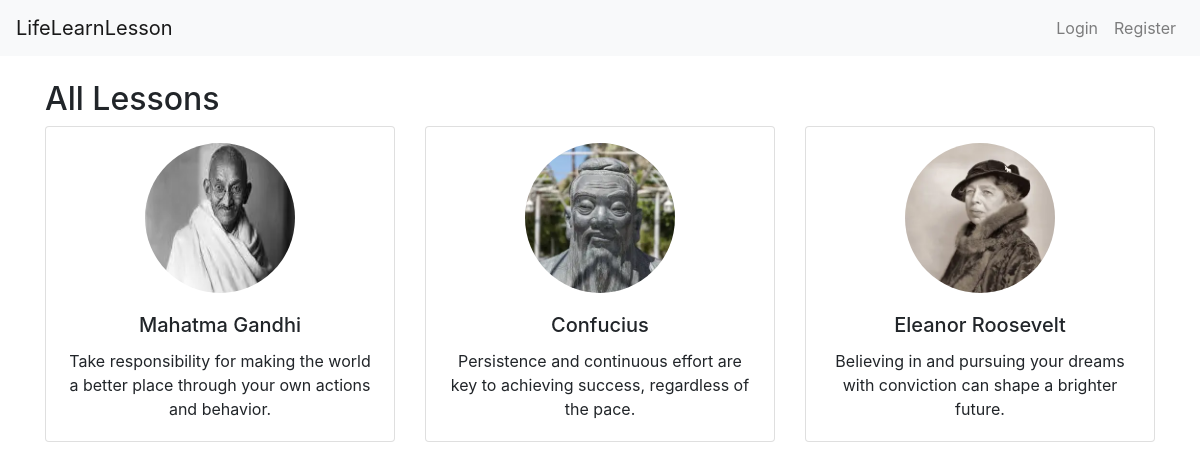
The page / on the database its author committed.
### lessons/models.py (models this page shows, shortened)
class Lesson(models.Model):
    user = models.ForeignKey(User, on_delete=models.CASCADE)
    name = models.CharField(max_length=255)
    description = models.TextField()
    image = models.ImageField(upload_to='lesson_images/')

### lessons/views.py (the view)
# urls.py: path('', views.home, name='home'),
def home(request):
    lessons = Lesson.objects.all()
    return render(request, 'lessons/home.html', {'lessons': lessons})

### lessons/templates/lessons/home.html
{% extends 'lessons/base.html' %}
{% block content %}
<h2>All Lessons</h2>
<div class="row">
    {% for lesson in lessons %}
        <div class="col-md-4">
            <div class="card mb-4">
                <div class="d-flex justify-content-center mt-3">
                    <img class="card-img-top rounded-circle" src="{{ lesson.image.url }}" alt="{{ lesson.name }}" style="width: 150px; height: 150px;">
                </div>
                <div class="card-body text-center">
                    <h5 class="card-title">{{ lesson.name }}</h5>
                    <p class="card-text">{{ lesson.description }}</p>
                </div>
            </div>
        </div>
    {% endfor %}
</div>
{% endblock %}

### lessons/templates/lessons/base.html (shortened to what this page needs)
<!DOCTYPE html>
<html>
<head>
    <link rel="stylesheet" href="https://maxcdn.bootstrapcdn.com/bootstrap/4.5.2/css/bootstrap.min.css">
</head>
<body>
<nav class="navbar navbar-expand-lg navbar-light bg-light">
    <a class="navbar-brand" href="/">LifeLearnLesson</a>
    <div class="collapse navbar-collapse">
        <ul class="navbar-nav ml-auto">
            {% if user.is_authenticated %}
                <li class="nav-item">
                    <a class="nav-link" href="{% url 'add_lesson' %}">Add Lesson</a>
                </li>
                <li class="nav-item">
                    <a class="nav-link" href="{% url 'logout' %}">Logout</a>
                </li>
            {% else %}
                <li class="nav-item">
                    <a class="nav-link" href="{% url 'login' %}">Login</a>
                </li>
                <li class="nav-item">
                    <a class="nav-link" href="{% url 'register' %}">Register</a>
                </li>
            {% endif %}
        </ul>
    </div>
</nav>
<div class="container mt-4">
    {% block content %}{% endblock %}
</div>
</body>
</html>

### rows shown on the page
Lesson: image (picture), name "Mahatma Gandhi", description "Take responsibility for making the world a better place through your own actions and behavior."
Lesson: image (picture), name "Confucius", description "Persistence and continuous effort are key to achieving success, regardless of the pace."
Lesson: image (picture), name "Eleanor Roosevelt", description "Believing in and pursuing your dreams with conviction can shape a brighter future."
